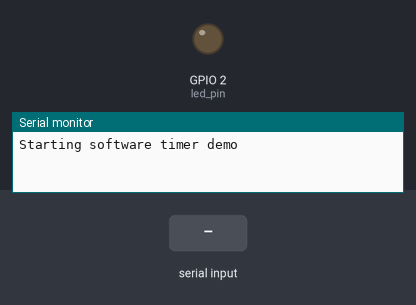
A sketch run on a simulated ESP32. Shown: output pins drawn as LEDs (lit = HIGH), the last lines printed to the serial monitor. The test bench sets the inputs (shaded band).

Above: at 1.8 s.
1.9 s: "1\n" received over Serial
At 2.7 s:
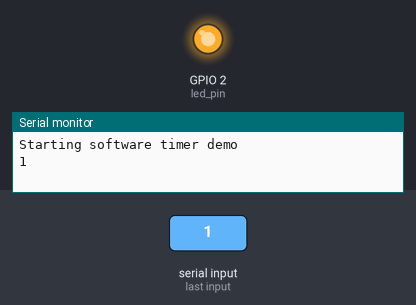
Timing chart, 0 to 4.9 s (numbered marks = the images above; inputs shaded):
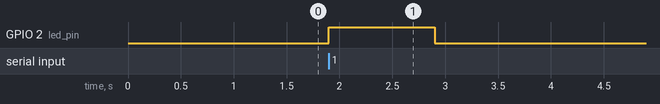

The sketch:

challenge.ino
```cpp
#if CONFIG_FREERTOS_UNICORE
  static const BaseType_t app_cpu = 0;
#else
  static const BaseType_t app_cpu = 1;
#endif

// Globals
static TimerHandle_t one_shot_timer = NULL;

// Pins
#define LED_BUILTIN 2;
static const int led_pin = LED_BUILTIN;

static int delay_time = 1000 / portTICK_PERIOD_MS;

// Timer callback function
void turn_off_led(TimerHandle_t xTimer) {
  digitalWrite(led_pin, 0);
}


void serial_monitor(void *parameter) {
  while(1) {
    if(Serial.available() > 0) {
      digitalWrite(led_pin, 1);
      String serial_input = Serial.readStringUntil('\n');
      Serial.println(serial_input);
      xTimerStart(one_shot_timer, portMAX_DELAY);
    }
  }
}

void setup() {
  Serial.begin(115200);
  pinMode(led_pin, OUTPUT);
  vTaskDelay(1000 / portTICK_PERIOD_MS);
  Serial.println("Starting software timer demo");

  one_shot_timer = xTimerCreate("Turn off led",          // Name of timer
                                delay_time,                  // Period of timer (int ticks)
                                pdFALSE,                     // Auto-reload?
                                (void *)0,                   // Timer Id
                                turn_off_led);               // Callback funtion to be executed

  xTaskCreatePinnedToCore(serial_monitor,
                          "Serial monitor task",
                          1024,
                          NULL,
                          1,
                          NULL,
                          app_cpu);

  // Check to make sure timers were created
  if(one_shot_timer == NULL){
    Serial.println("Error, could not create one of the timers");
  }
  vTaskDelete(NULL);
}

void loop() { }
```

Measured:
- after the input at 1.9 s, GPIO 2 (led_pin): LOW → HIGH at once, → LOW 1.0 s later
